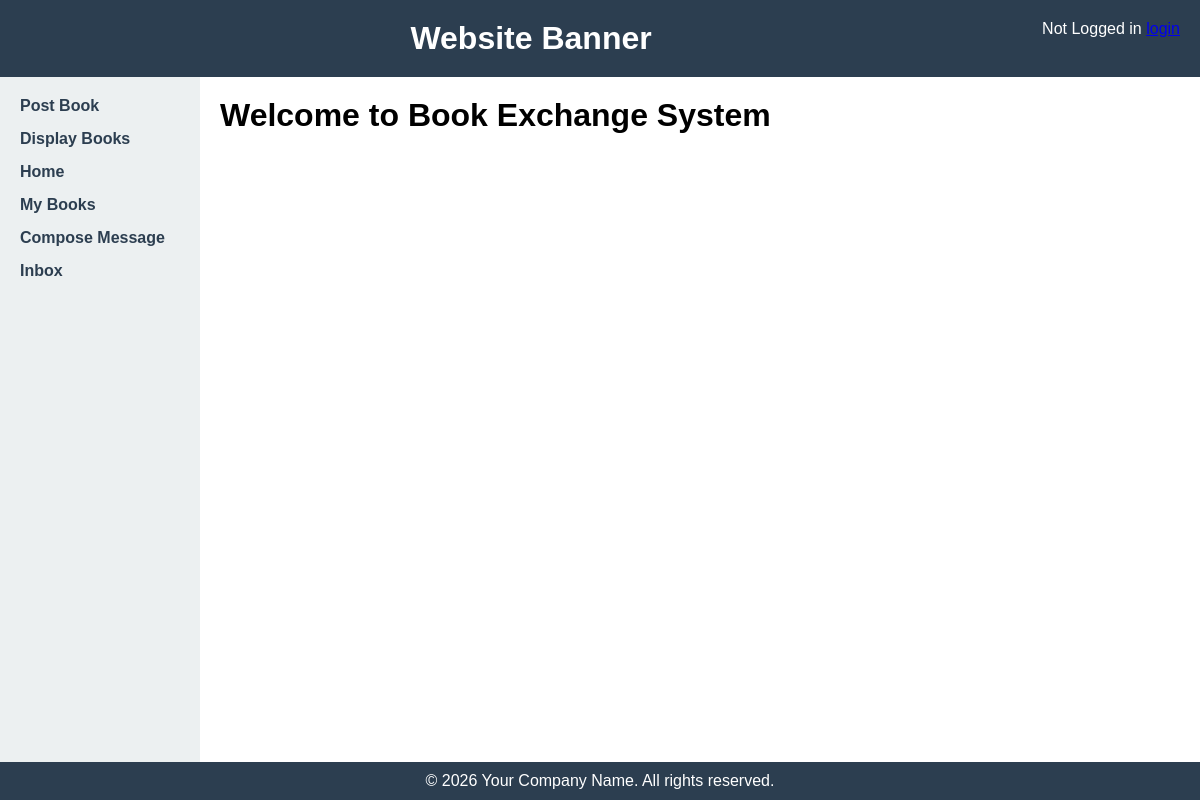
The page / on the database its author committed.
### bookMng/models.py (models this page shows, shortened)
class MainMenu(models.Model):
    item = models.CharField(max_length=300, unique=True)
    link = models.CharField(max_length=300, unique=True)

### bookMng/views.py (the view)
# urls.py: path("", views.index, name="index"),
def index(request):
    return render(
        request,
        "bookMng/index.html",
        {
            "item_list": MainMenu.objects.all(),
        },
    )

### bookEx/templates/bookMng/index.html
{% extends "base.html" %}
{% load static %}
{% block sidenav %}
   {% for item in item_list %}
      <li>
        <a href="{{ item.link }}">  {{ item.item }} </a>
      </li>
   {% endfor %}
{% endblock sidenav %}
{% block content %}
   <h1>Welcome to Book Exchange System</h1>
{% endblock content %}

### bookEx/static/main.css (style rules this page uses)
* { margin: 0; padding: 0; box-sizing: border-box; }
body { font-family: Arial, sans-serif; min-height: 100vh; display: flex; flex-direction: column; }
.sidebar li { margin-bottom: 15px; }
.sidebar a { text-decoration: none; color: #2c3e50; font-weight: bold; }

### rows shown on the page
MainMenu: item "Post Book"
MainMenu: item "Display Books"
MainMenu: item "Home"
MainMenu: item "My Books"
MainMenu: item "Compose Message"
MainMenu: item "Inbox"
